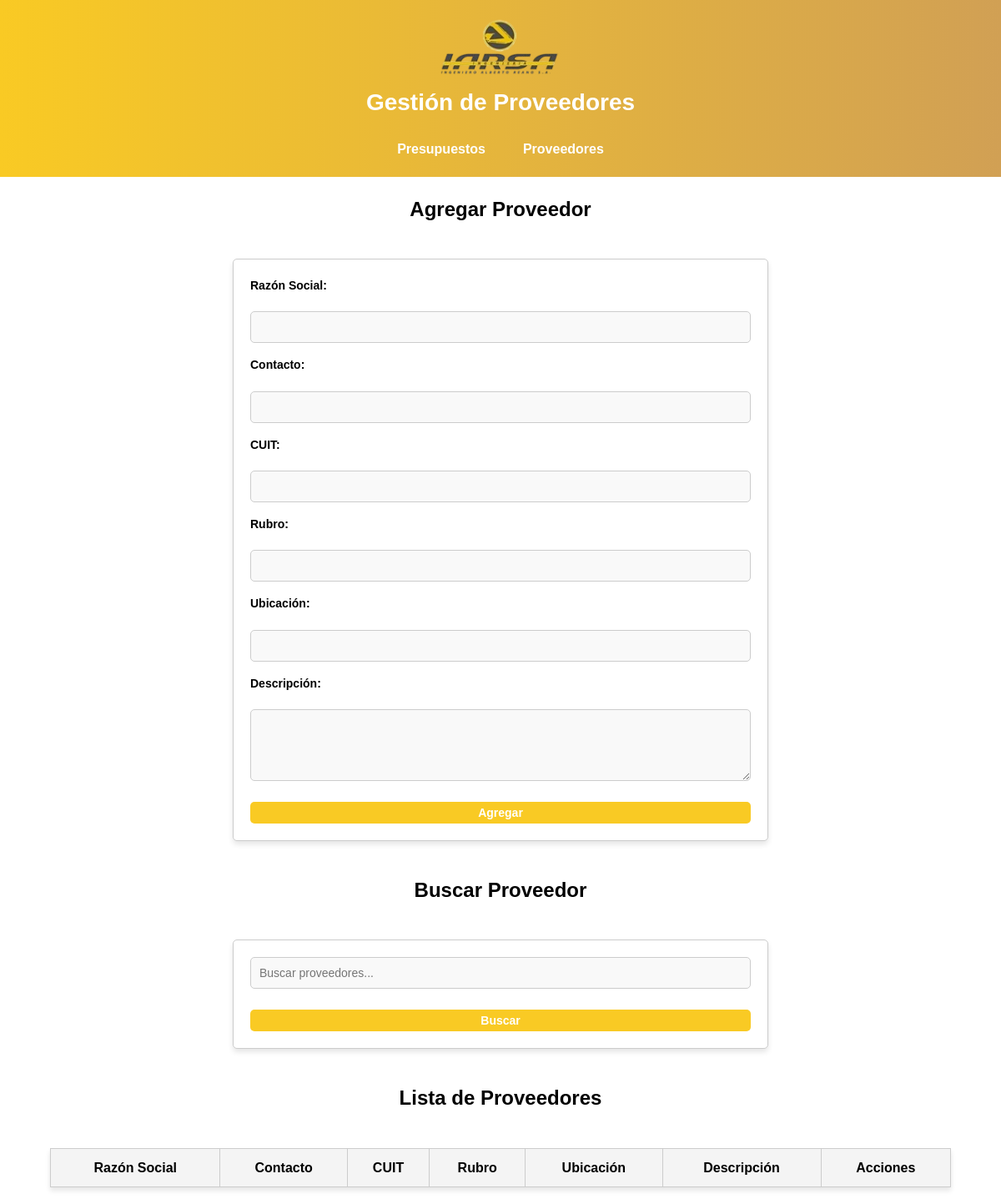
The app's page /proveedores, older data.
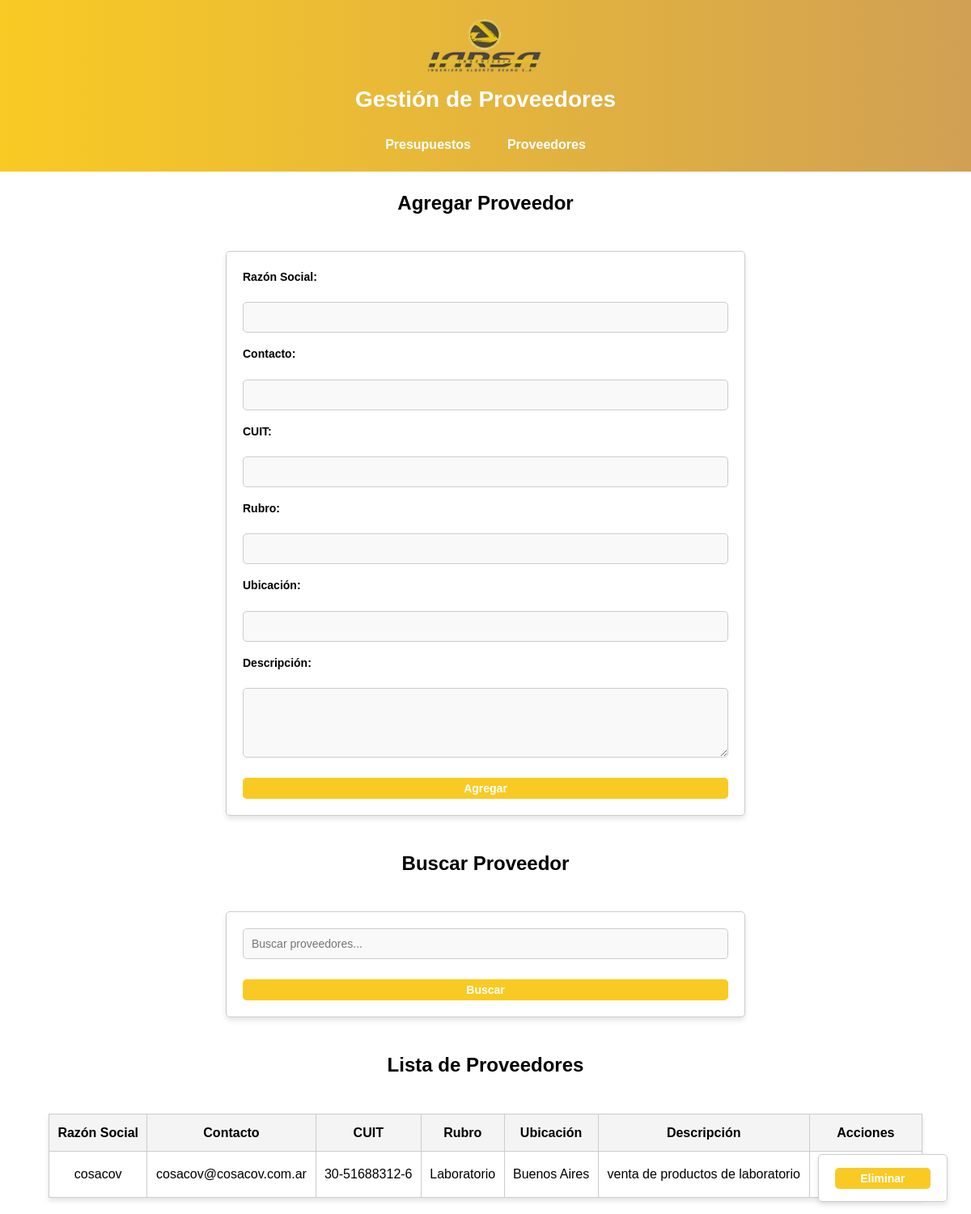
The same page, newer data.
### tables this page shows
CREATE TABLE proveedores (
    id INTEGER PRIMARY KEY AUTOINCREMENT,
    razonsocial TEXT,
    contacto TEXT,
    cuit TEXT,
    rubro TEXT,
    ubicacion TEXT,
    descripcion TEXT
);

### appy.py (the view, shortened to what this page needs)
@app.route('/proveedores', methods=['GET', 'POST'])
def proveedores():
    conn = obtener_conexion()
    cursor = conn.cursor()
    search_query = request.args.get('search', '').strip()
    cursor.execute('SELECT * FROM proveedores')
    proveedores = cursor.fetchall()
    if search_query:
        cursor.execute('''
            SELECT * FROM proveedores
            WHERE razonsocial LIKE ? OR contacto LIKE ? OR cuit LIKE ? OR rubro LIKE ? OR ubicacion LIKE ? OR descripcion LIKE ?
        ''', (f'%{search_query}%', f'%{search_query}%', f'%{search_query}%', f'%{search_query}%', f'%{search_query}%', f'%{search_query}%'))
    else:
        cursor.execute('SELECT * FROM proveedores')
    proveedores = cursor.fetchall()
    conn.close()
    return render_template('proveedores.html', proveedores=proveedores, search_query=search_query)

### appy.py (called while the page is built)
def obtener_conexion():
    conn = sqlite3.connect('empresa.db', check_same_thread=False)
    conn.row_factory = sqlite3.Row
    return conn

### templates/proveedores.html (shortened to what this page needs)
<!DOCTYPE html>
<html lang="es">
<head>
    <link rel="stylesheet" href="{{ url_for('static', filename='css/styles.css') }}">
</head>
<body>
    <header>
        <img src="{{ url_for('static', filename='images/Logo-Iarsa.png') }}" alt="Logo de la Empresa" class="logo">
        <div class="header-content">
        <h1>Gestión de Proveedores</h1>
        <nav>
            <ul>
                <li><a href="{{ url_for('presupuestos') }}">Presupuestos</a></li>
                <li><a href="{{ url_for('proveedores') }}">Proveedores</a></li>
            </ul>
        </nav>
    </header>
    <h2>Agregar Proveedor</h2>
    <form action="{{ url_for('proveedores') }}" method="POST">
        <label for="razonsocial">Razón Social:</label>
        <input type="text" name="razonsocial" required>
        <label for="contacto">Contacto:</label>
        <input type="text" name="contacto" required>
        <label for="cuit">CUIT:</label>
        <input type="text" name="cuit" required>
        <label for="rubro">Rubro:</label>
        <input type="text" name="rubro" required>
        <label for="ubicacion">Ubicación:</label>
        <input type="text" name="ubicacion" required>
        <label for="descripcion">Descripción:</label>
        <textarea name="descripcion" rows="4" required></textarea>
        <button type="submit">Agregar</button>
    </form>
    <h2>Buscar Proveedor</h2>
    <form method="GET" action="{{ url_for('proveedores') }}">
        <input type="text" name="search" placeholder="Buscar proveedores..." value="{{ search_query }}">
        <button type="submit">Buscar</button>
    </form>
    <h2>Lista de Proveedores</h2>
    <table>
        <thead>
            <tr>
                <th>Razón Social</th>
                <th>Contacto</th>
                <th>CUIT</th>
                <th>Rubro</th>
                <th>Ubicación</th>
                <th>Descripción</th>
                <th>Acciones</th>
            </tr>
        </thead>
        <tbody>
            {% for proveedor in proveedores %}
            <tr>
                <td>{{ proveedor.razonsocial }}</td>
                <td>{{ proveedor.contacto }}</td>
                <td>{{ proveedor.cuit }}</td>
                <td>{{ proveedor.rubro }}</td>
                <td>{{ proveedor.ubicacion }}</td>
                <td>{{ proveedor.descripcion }}</td>
                <td>
                    <form action="{{ url_for('eliminar_proveedor', proveedor_id=proveedor.id) }}" method="POST" style="display:inline;">
                        <button type="submit" class="btn-eliminar">Eliminar</button>
                    </form>
                </td>
            </tr>
            {% endfor %}
        </tbody>
    </table>
</body>
</html>

### static/css/styles.css (style rules this page uses)
body { font-family: 'Arial', sans-serif; margin: 0; padding: 0; background-color: white; color: black; line-height: 1.6; display: flex; flex-direction: column; align-items: center; justify-content: flex-start; min-height: 100vh; }
header { width: 100%; background: linear-gradient(90deg, #f9ca24, #d1a054); color: white; text-align: center; padding: 20px 10px; display: flex; flex-direction: column; align-items: center; justify-content: center; margin: 0; box-sizing: border-box; }
header img.logo { max-width: 150px; height: auto; margin-bottom: 10px; }
header .header-content { display: flex; flex-direction: column; align-items: center; justify-content: center; gap: 10px; width: 100%; }
h1 { font-size: 28px; margin: 0; font-family: 'Arial', sans-serif; font-weight: bold; color: white; }
nav ul { list-style: none; padding: 0; margin: 10px 0 0 0; display: flex; gap: 15px; justify-content: center; }
nav ul li a { text-decoration: none; color: white; padding: 10px 15px; font-weight: bold; }
form { margin: 20px auto; padding: 20px; max-width: 600px; width: 100%; border: 1px solid #ccc; border-radius: 5px; background-color: white; box-shadow: 0px 4px 6px rgba(0, 0, 0, 0.1); display: flex; flex-direction: column; gap: 15px; }
label { font-weight: bold; margin-bottom: 5px; font-size: 14px; }
input, select, button, textarea { width: 100%; padding: 10px; font-size: 14px; border: 1px solid #ccc; border-radius: 5px; background-color: #f9f9f9; box-sizing: border-box; }
button { background-color: #f9ca24; color: white; font-weight: bold; cursor: pointer; transition: background-color 0.3s ease; margin-top: 10px; }
table { width: 90%; margin: 20px auto; border-collapse: collapse; background-color: white; border: 1px solid #ccc; box-shadow: 0px 4px 6px rgba(0, 0, 0, 0.1); text-align: center; }
th, td { border: 1px solid #ccc; padding: 10px; }
th { background-color: #f4f4f4; font-weight: bold; }
td { color: black; vertical-align: middle; }
button, .btn-eliminar { background-color: #f9ca24; color: white; border: none; padding: 5px 10px; border-radius: 5px; cursor: pointer; font-size: 14px; transition: background-color 0.3s ease; }

Row changes from the older to the newer data that the page shows:
added proveedores: razonsocial "cosacov", contacto "cosacov@cosacov.com.ar", cuit "30-51688312-6", rubro "Laboratorio", ubicacion "Buenos Aires", descripcion "venta de productos de laboratorio"
